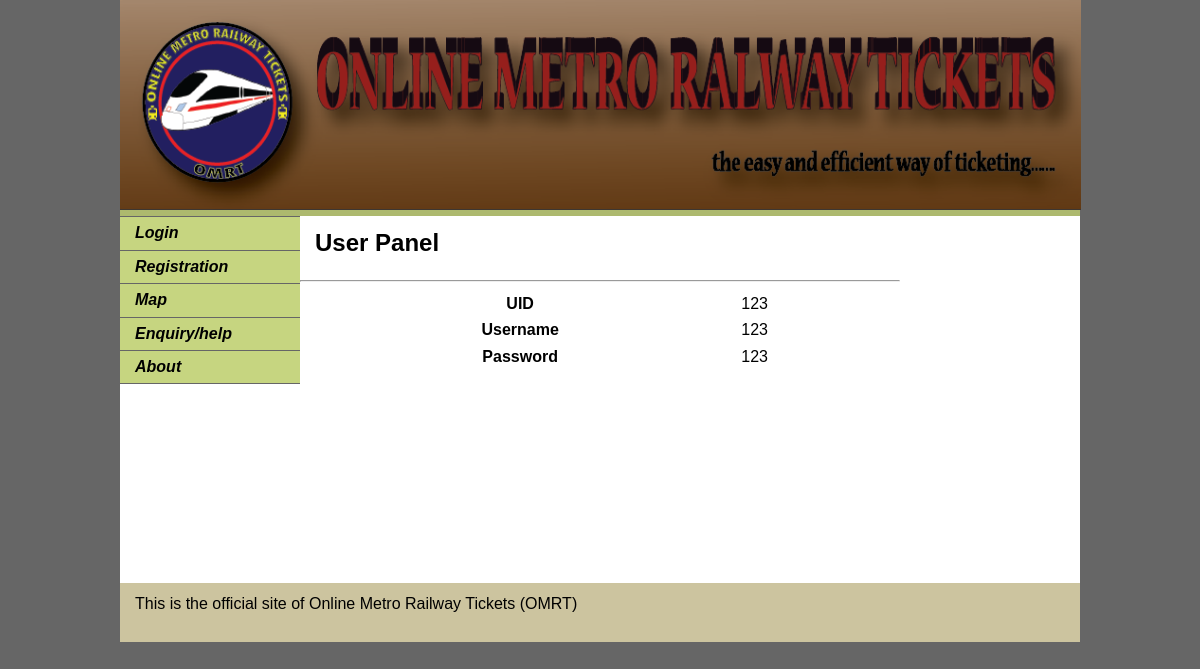
Screenshot of /userpanel.php with the database file from the repository.
### tables this page shows
CREATE TABLE IF NOT EXISTS `omrtdb` (
  `uid` varchar(10) NOT NULL,
  `username` varchar(32) NOT NULL,
  `password` varchar(32) NOT NULL,
  `accesslevel` int(1) NOT NULL DEFAULT '0',
  `regdatetime` timestamp NOT NULL DEFAULT CURRENT_TIMESTAMP ON UPDATE CURRENT_TIMESTAMP
);

### userpanel.php (the view, shortened to what this page needs)
<?php require_once('Connections/localhost.php'); ?>
<?php
$query_userpanel = "SELECT * FROM omrtdb";
$userpanel = mysql_query($query_userpanel, $localhost) or die(mysql_error());
$row_userpanel = mysql_fetch_assoc($userpanel);
?>
<!doctype html>
<html>
<head>
<link href="css/main.css" rel="stylesheet" type="text/css">
<link href="SpryAssets/SpryValidationSelect.css" rel="stylesheet" type="text/css">
<link href="css/button.css" rel="stylesheet" type="text/css">
<link href="css/button1.css" rel="stylesheet" type="text/css">
</head>
<body>
<div class="container">
  <header><a href="index.php" class="clearfloat"><img src="lodtitle.png" width="961" height="210" alt="titlelogo"></a> </header>
  <div class="sidebar1">
    <ul class="nav">
      <li><em><strong><a href="login.php?var=0">Login</a></strong></em></li>
      <li><em><strong><a href="register.php">Registration</a></strong></em></li>
      <li><em><strong><a href="map.php">Map</a></strong></em></li>
      <li><em><strong><a href="enqhelp.php">Enquiry/help</a></strong></em></li>
      <li><em><strong><a href="about.php">About</a></strong></em></li>
    </ul>
  </div>
  <article class="content">
    <h1>User Panel</h1>
    <section>
      <hr>
      <form action="<?php echo $editFormAction; ?>" method="POST" name="register" id="register">
        <table width="600" border="0">
          <tr>
            <th scope="row">UID</th>
            <td><?php echo $row_userpanel['uid']; ?></td>
          </tr>
          <tr>
            <th scope="row">Username</th>
            <td><?php echo $row_userpanel['username']; ?></td>
          </tr>
          <tr>
            <th scope="row">Password</th>
            <td><?php echo $row_userpanel['password']; ?></td>
          </tr>
          <tr>
            <th scope="row">&nbsp;</th>
            <td>&nbsp;</td>
          </tr>
          <tr>
            <th scope="row">&nbsp;</th>
            <td>&nbsp;</td>
          </tr>
          <tr>
            <th scope="row">&nbsp;</th>
            <td>&nbsp;</td>
          </tr>
        </table>
        <p>
        <ol>
          </p>
        <p>&nbsp;</p>
      </form>
    </section>
    <h1>&nbsp;</h1>
  </article>
  <footer>
  <p>This is the official site of Online Metro Railway  Tickets (OMRT)</p></footer>
  </div>
</body>
</html>

### css/main.css (style rules this page uses)
body { font: 100%/1.4 Verdana, Arial, Helvetica, sans-serif; background-color: #666; margin: 0; padding: 0; color: #000; }
ul, ol, dl { padding: 0; margin: 0; }
h1, h2, h3, h4, h5, h6, p { margin-top: 0; padding-right: 15px; padding-left: 15px; }
a img { border: none; }
a:link { color: #000; text-decoration: underline; }
.container { width: 960px; background-color: #FFFFFF; margin: 0 auto; }
header { background-color: #ADB96E; }
.sidebar1 { float: left; width: 180px; background-color: #EADCAE; padding-bottom: inherit; }
.content { padding: 10px 0; width: 600px; float: left; }
.content ul, .content ol { padding: 0 15px 15px 40px; }
ul.nav { list-style: none; border-top: 1px solid #666; margin-bottom: 0px; vertical-align: middle; }
ul.nav li { border-bottom: 1px solid #666; }
ul.nav a, ul.nav a:visited { padding: 5px 5px 5px 15px; display: block; width: 160px; text-decoration: none; background-color: #C6D580; }
footer { padding: 10px 0; background-color: #CCC49F; position: relative; clear: both; }
.clearfloat { clear:both; height:0; font-size: 1px; line-height: 0px; }
header, section, footer, aside, article, figure { display: block; color: #000; font-family: Verdana, Arial, Helvetica, sans-serif; }

### rows the page displays
omrtdb: uid "123", username "123", password "123"
